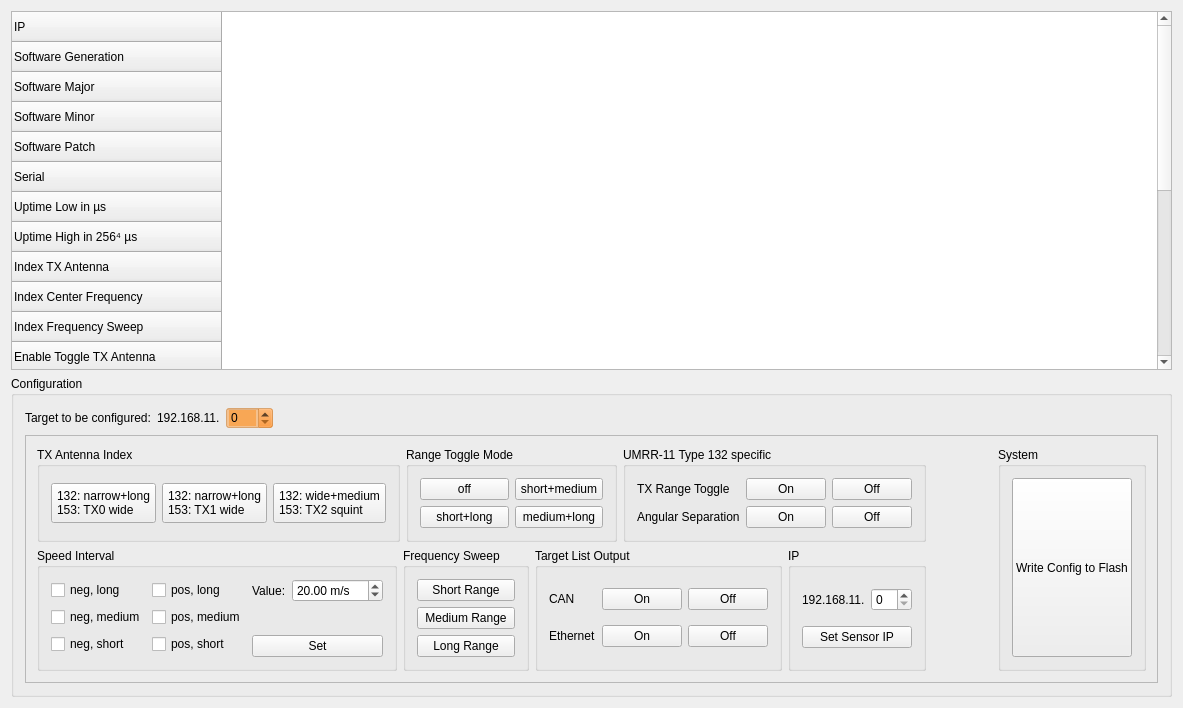
<?xml version="1.0" encoding="UTF-8"?>
<ui version="4.0">
 <class>Node</class>
 <widget class="QMainWindow" name="Node">
  <property name="geometry">
   <rect>
    <x>0</x>
    <y>0</y>
    <width>1183</width>
    <height>708</height>
   </rect>
  </property>
  <property name="windowTitle">
   <string>Sensor Configuration for Smartmicro High-Performance Sensors</string>
  </property>
  <widget class="QWidget" name="centralWidget">
   <layout class="QVBoxLayout" name="verticalLayout_7" stretch="1,0">
    <item>
     <widget class="QTableWidget" name="tableWidget">
      <property name="editTriggers">
       <set>QAbstractItemView::NoEditTriggers</set>
      </property>
      <property name="selectionMode">
       <enum>QAbstractItemView::NoSelection</enum>
      </property>
      <property name="selectionBehavior">
       <enum>QAbstractItemView::SelectItems</enum>
      </property>
      <attribute name="horizontalHeaderVisible">
       <bool>false</bool>
      </attribute>
      <row>
       <property name="text">
        <string>IP</string>
       </property>
      </row>
      <row>
       <property name="text">
        <string>Software Generation</string>
       </property>
      </row>
      <row>
       <property name="text">
        <string>Software Major</string>
       </property>
      </row>
      <row>
       <property name="text">
        <string>Software Minor</string>
       </property>
      </row>
      <row>
       <property name="text">
        <string>Software Patch</string>
       </property>
      </row>
      <row>
       <property name="text">
        <string>Serial</string>
       </property>
      </row>
      <row>
       <property name="text">
        <string>Uptime Low in µs</string>
       </property>
      </row>
      <row>
       <property name="text">
        <string>Uptime High in 256⁴ µs</string>
       </property>
      </row>
      <row>
       <property name="text">
        <string>Index TX Antenna</string>
       </property>
      </row>
      <row>
       <property name="text">
        <string>Index Center Frequency</string>
       </property>
      </row>
      <row>
       <property name="text">
        <string>Index Frequency Sweep</string>
       </property>
      </row>
      <row>
       <property name="text">
        <string>Enable Toggle TX Antenna</string>
       </property>
      </row>
      <row>
       <property name="text">
        <string>Enable Angular Separation</string>
       </property>
      </row>
      <row>
       <property name="text">
        <string>Mode Range Toggle</string>
       </property>
      </row>
      <row>
       <property name="text">
        <string>Speed Interval neg. (long) in m/s</string>
       </property>
      </row>
      <row>
       <property name="text">
        <string>Speed Interval neg. (mid) in m/s</string>
       </property>
      </row>
      <row>
       <property name="text">
        <string>Speed Interval neg. (short) in m/s</string>
       </property>
      </row>
      <row>
       <property name="text">
        <string>Speed Interval pos. (long) in m/s</string>
       </property>
      </row>
      <row>
       <property name="text">
        <string>Speed Interval pos. (medium) in m/s</string>
       </property>
      </row>
      <row>
       <property name="text">
        <string>Speed Interval pos. (short) in m/s</string>
       </property>
      </row>
      <row>
       <property name="text">
        <string>Output Target List via CAN</string>
       </property>
      </row>
      <row>
       <property name="text">
        <string>Output Target List via Eth</string>
       </property>
      </row>
     </widget>
    </item>
    <item>
     <widget class="QGroupBox" name="groupBox">
      <property name="title">
       <string>Configuration</string>
      </property>
      <layout class="QVBoxLayout" name="verticalLayout_6">
       <item>
        <layout class="QHBoxLayout" name="horizontalLayout_3">
         <item>
          <widget class="QLabel" name="label_2">
           <property name="text">
            <string>Target to be configured:</string>
           </property>
          </widget>
         </item>
         <item>
          <layout class="QHBoxLayout" name="horizontalLayout_2">
           <item>
            <widget class="QLabel" name="label_3">
             <property name="text">
              <string>192.168.11.</string>
             </property>
            </widget>
           </item>
           <item>
            <widget class="QSpinBox" name="destination">
             <property name="styleSheet">
              <string notr="true">background-color: rgba(255,127,0,0.4);</string>
             </property>
             <property name="maximum">
              <number>254</number>
             </property>
            </widget>
           </item>
           <item>
            <spacer name="horizontalSpacer">
             <property name="orientation">
              <enum>Qt::Horizontal</enum>
             </property>
             <property name="sizeHint" stdset="0">
              <size>
               <width>40</width>
               <height>20</height>
              </size>
             </property>
            </spacer>
           </item>
          </layout>
         </item>
        </layout>
       </item>
       <item>
        <widget class="QFrame" name="frame">
         <property name="frameShape">
          <enum>QFrame::StyledPanel</enum>
         </property>
         <property name="frameShadow">
          <enum>QFrame::Raised</enum>
         </property>
         <layout class="QVBoxLayout" name="verticalLayout_8">
          <item>
           <layout class="QHBoxLayout" name="horizontalLayout_8">
            <item>
             <layout class="QVBoxLayout" name="verticalLayout_5">
              <item>
               <layout class="QHBoxLayout" name="horizontalLayout_7">
                <item>
                 <widget class="QGroupBox" name="groupBox_5">
                  <property name="title">
                   <string>TX Antenna Index</string>
                  </property>
                  <layout class="QGridLayout" name="gridLayout_2">
                   <item row="0" column="0">
                    <widget class="QPushButton" name="btn_txAntennaIdx_0">
                     <property name="styleSheet">
                      <string notr="true">text-align: left; padding: 5px;</string>
                     </property>
                     <property name="text">
                      <string>132: narrow+long
153: TX0 wide</string>
                     </property>
                    </widget>
                   </item>
                   <item row="0" column="1">
                    <widget class="QPushButton" name="btn_txAntennaIdx_1">
                     <property name="styleSheet">
                      <string notr="true">text-align: left; padding: 5px;</string>
                     </property>
                     <property name="text">
                      <string>132: narrow+long
153: TX1 wide</string>
                     </property>
                    </widget>
                   </item>
                   <item row="0" column="2">
                    <widget class="QPushButton" name="btn_txAntennaIdx_2">
                     <property name="styleSheet">
                      <string notr="true">text-align: left; padding: 5px;</string>
                     </property>
                     <property name="text">
                      <string>132: wide+medium
153: TX2 squint</string>
                     </property>
                    </widget>
                   </item>
                  </layout>
                 </widget>
                </item>
                <item>
                 <widget class="QGroupBox" name="groupBox_8">
                  <property name="title">
                   <string>Range Toggle Mode</string>
                  </property>
                  <layout class="QGridLayout" name="gridLayout_5">
                   <item row="0" column="0">
                    <widget class="QPushButton" name="btn_rangeToggleMode_off">
                     <property name="text">
                      <string>off</string>
                     </property>
                    </widget>
                   </item>
                   <item row="0" column="1">
                    <widget class="QPushButton" name="btn_rangeToggleMode_sm">
                     <property name="text">
                      <string>short+medium</string>
                     </property>
                    </widget>
                   </item>
                   <item row="1" column="0">
                    <widget class="QPushButton" name="btn_rangeToggleMode_sl">
                     <property name="text">
                      <string>short+long</string>
                     </property>
                    </widget>
                   </item>
                   <item row="1" column="1">
                    <widget class="QPushButton" name="btn_rangeToggleMode_ml">
                     <property name="text">
                      <string>medium+long</string>
                     </property>
                    </widget>
                   </item>
                  </layout>
                 </widget>
                </item>
                <item>
                 <widget class="QGroupBox" name="groupBox_7">
                  <property name="title">
                   <string>UMRR-11 Type 132 specific</string>
                  </property>
                  <layout class="QGridLayout" name="gridLayout_3">
                   <item row="0" column="0">
                    <widget class="QLabel" name="label_6">
                     <property name="text">
                      <string>TX Range Toggle</string>
                     </property>
                    </widget>
                   </item>
                   <item row="0" column="1">
                    <widget class="QPushButton" name="btn_txRangeToggle_on">
                     <property name="text">
                      <string>On</string>
                     </property>
                    </widget>
                   </item>
                   <item row="0" column="2">
                    <widget class="QPushButton" name="btn_txRangeToggle_off">
                     <property name="text">
                      <string>Off</string>
                     </property>
                    </widget>
                   </item>
                   <item row="1" column="0">
                    <widget class="QLabel" name="label_7">
                     <property name="text">
                      <string>Angular Separation</string>
                     </property>
                    </widget>
                   </item>
                   <item row="1" column="1">
                    <widget class="QPushButton" name="btn_angularSeparation_on">
                     <property name="text">
                      <string>On</string>
                     </property>
                    </widget>
                   </item>
                   <item row="1" column="2">
                    <widget class="QPushButton" name="btn_angularSeparation_off">
                     <property name="text">
                      <string>Off</string>
                     </property>
                    </widget>
                   </item>
                  </layout>
                 </widget>
                </item>
               </layout>
              </item>
              <item>
               <layout class="QHBoxLayout" name="horizontalLayout_4">
                <item>
                 <widget class="QGroupBox" name="groupBox_9">
                  <property name="title">
                   <string>Speed Interval</string>
                  </property>
                  <layout class="QHBoxLayout" name="horizontalLayout_6">
                   <item>
                    <layout class="QGridLayout" name="gridLayout_4">
                     <item row="0" column="0">
                      <widget class="QCheckBox" name="speedInterval_negLong">
                       <property name="text">
                        <string>neg, long</string>
                       </property>
                      </widget>
                     </item>
                     <item row="0" column="1">
                      <widget class="QCheckBox" name="speedInterval_posLong">
                       <property name="text">
                        <string>pos, long</string>
                       </property>
                      </widget>
                     </item>
                     <item row="1" column="0">
                      <widget class="QCheckBox" name="speedInterval_negMedium">
                       <property name="text">
                        <string>neg, medium</string>
                       </property>
                      </widget>
                     </item>
                     <item row="1" column="1">
                      <widget class="QCheckBox" name="speedInterval_posMedium">
                       <property name="text">
                        <string>pos, medium</string>
                       </property>
                      </widget>
                     </item>
                     <item row="2" column="0">
                      <widget class="QCheckBox" name="speedInterval_negShort">
                       <property name="text">
                        <string>neg, short</string>
                       </property>
                      </widget>
                     </item>
                     <item row="2" column="1">
                      <widget class="QCheckBox" name="speedInterval_posShort">
                       <property name="text">
                        <string>pos, short</string>
                       </property>
                      </widget>
                     </item>
                    </layout>
                   </item>
                   <item>
                    <layout class="QVBoxLayout" name="verticalLayout_3">
                     <item>
                      <layout class="QHBoxLayout" name="horizontalLayout_5">
                       <item>
                        <widget class="QLabel" name="label_8">
                         <property name="text">
                          <string>Value:</string>
                         </property>
                        </widget>
                       </item>
                       <item>
                        <widget class="QDoubleSpinBox" name="speedInterval_value">
                         <property name="suffix">
                          <string> m/s</string>
                         </property>
                         <property name="minimum">
                          <double>-150.000000000000000</double>
                         </property>
                         <property name="maximum">
                          <double>150.000000000000000</double>
                         </property>
                         <property name="value">
                          <double>20.000000000000000</double>
                         </property>
                        </widget>
                       </item>
                      </layout>
                     </item>
                     <item>
                      <spacer name="verticalSpacer">
                       <property name="orientation">
                        <enum>Qt::Vertical</enum>
                       </property>
                       <property name="sizeHint" stdset="0">
                        <size>
                         <width>20</width>
                         <height>13</height>
                        </size>
                       </property>
                      </spacer>
                     </item>
                     <item>
                      <widget class="QPushButton" name="speedInterval_btn">
                       <property name="text">
                        <string>Set</string>
                       </property>
                      </widget>
                     </item>
                    </layout>
                   </item>
                  </layout>
                 </widget>
                </item>
                <item>
                 <widget class="QGroupBox" name="groupBox_6">
                  <property name="title">
                   <string>Frequency Sweep</string>
                  </property>
                  <layout class="QVBoxLayout" name="verticalLayout_4">
                   <item>
                    <widget class="QPushButton" name="btn_frequencySweep_short">
                     <property name="text">
                      <string>Short Range</string>
                     </property>
                    </widget>
                   </item>
                   <item>
                    <widget class="QPushButton" name="btn_frequencySweep_medium">
                     <property name="text">
                      <string>Medium Range</string>
                     </property>
                    </widget>
                   </item>
                   <item>
                    <widget class="QPushButton" name="btn_frequencySweep_long">
                     <property name="text">
                      <string>Long Range</string>
                     </property>
                    </widget>
                   </item>
                  </layout>
                 </widget>
                </item>
                <item>
                 <widget class="QGroupBox" name="groupBox_4">
                  <property name="title">
                   <string>Target List Output</string>
                  </property>
                  <layout class="QGridLayout" name="gridLayout">
                   <item row="0" column="0">
                    <widget class="QLabel" name="label_4">
                     <property name="text">
                      <string>CAN</string>
                     </property>
                    </widget>
                   </item>
                   <item row="0" column="1">
                    <widget class="QPushButton" name="btn_outputCan_on">
                     <property name="text">
                      <string>On</string>
                     </property>
                    </widget>
                   </item>
                   <item row="0" column="2">
                    <widget class="QPushButton" name="btn_outputCan_off">
                     <property name="text">
                      <string>Off</string>
                     </property>
                    </widget>
                   </item>
                   <item row="1" column="0">
                    <widget class="QLabel" name="label_5">
                     <property name="text">
                      <string>Ethernet</string>
                     </property>
                    </widget>
                   </item>
                   <item row="1" column="1">
                    <widget class="QPushButton" name="btn_outputEth_on">
                     <property name="text">
                      <string>On</string>
                     </property>
                    </widget>
                   </item>
                   <item row="1" column="2">
                    <widget class="QPushButton" name="btn_outputEth_off">
                     <property name="text">
                      <string>Off</string>
                     </property>
                    </widget>
                   </item>
                  </layout>
                 </widget>
                </item>
                <item>
                 <widget class="QGroupBox" name="groupBox_2">
                  <property name="title">
                   <string>IP</string>
                  </property>
                  <layout class="QVBoxLayout" name="verticalLayout_2">
                   <item>
                    <layout class="QHBoxLayout" name="horizontalLayout">
                     <item>
                      <widget class="QLabel" name="label">
                       <property name="text">
                        <string>192.168.11.</string>
                       </property>
                      </widget>
                     </item>
                     <item>
                      <widget class="QSpinBox" name="ip_value"/>
                     </item>
                    </layout>
                   </item>
                   <item>
                    <widget class="QPushButton" name="ip_btn">
                     <property name="text">
                      <string>Set Sensor IP</string>
                     </property>
                    </widget>
                   </item>
                  </layout>
                 </widget>
                </item>
               </layout>
              </item>
             </layout>
            </item>
            <item>
             <spacer name="horizontalSpacer_2">
              <property name="orientation">
               <enum>Qt::Horizontal</enum>
              </property>
              <property name="sizeHint" stdset="0">
               <size>
                <width>40</width>
                <height>20</height>
               </size>
              </property>
             </spacer>
            </item>
            <item>
             <widget class="QGroupBox" name="groupBox_3">
              <property name="title">
               <string>System</string>
              </property>
              <layout class="QVBoxLayout" name="verticalLayout">
               <item>
                <widget class="QPushButton" name="flash_btn">
                 <property name="sizePolicy">
                  <sizepolicy hsizetype="Expanding" vsizetype="Expanding">
                   <horstretch>0</horstretch>
                   <verstretch>0</verstretch>
                  </sizepolicy>
                 </property>
                 <property name="text">
                  <string>Write Config to Flash</string>
                 </property>
                </widget>
               </item>
              </layout>
             </widget>
            </item>
           </layout>
          </item>
         </layout>
        </widget>
       </item>
      </layout>
     </widget>
    </item>
   </layout>
  </widget>
 </widget>
 <layoutdefault spacing="6" margin="11"/>
 <resources/>
 <connections/>
</ui>
